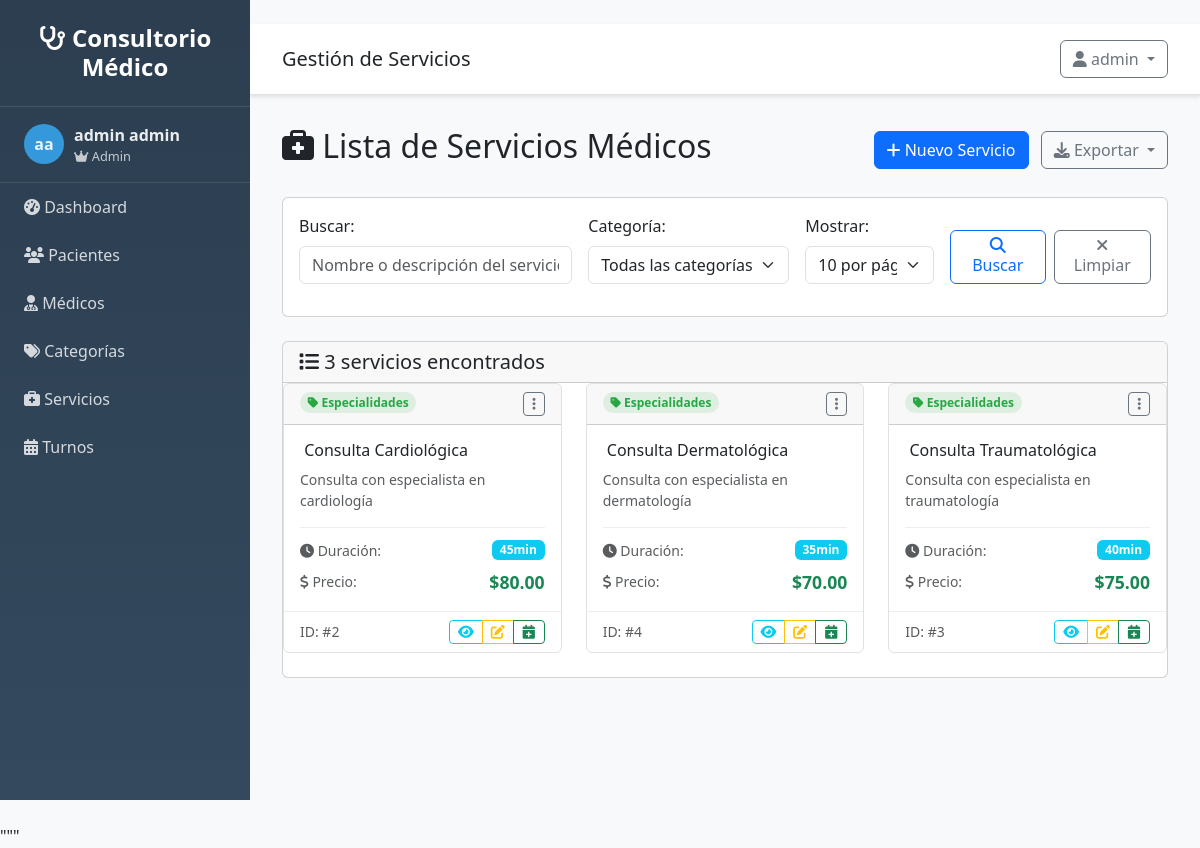
The page /servicios/por-categoria/2 (signed in) on the database as committed earlier.
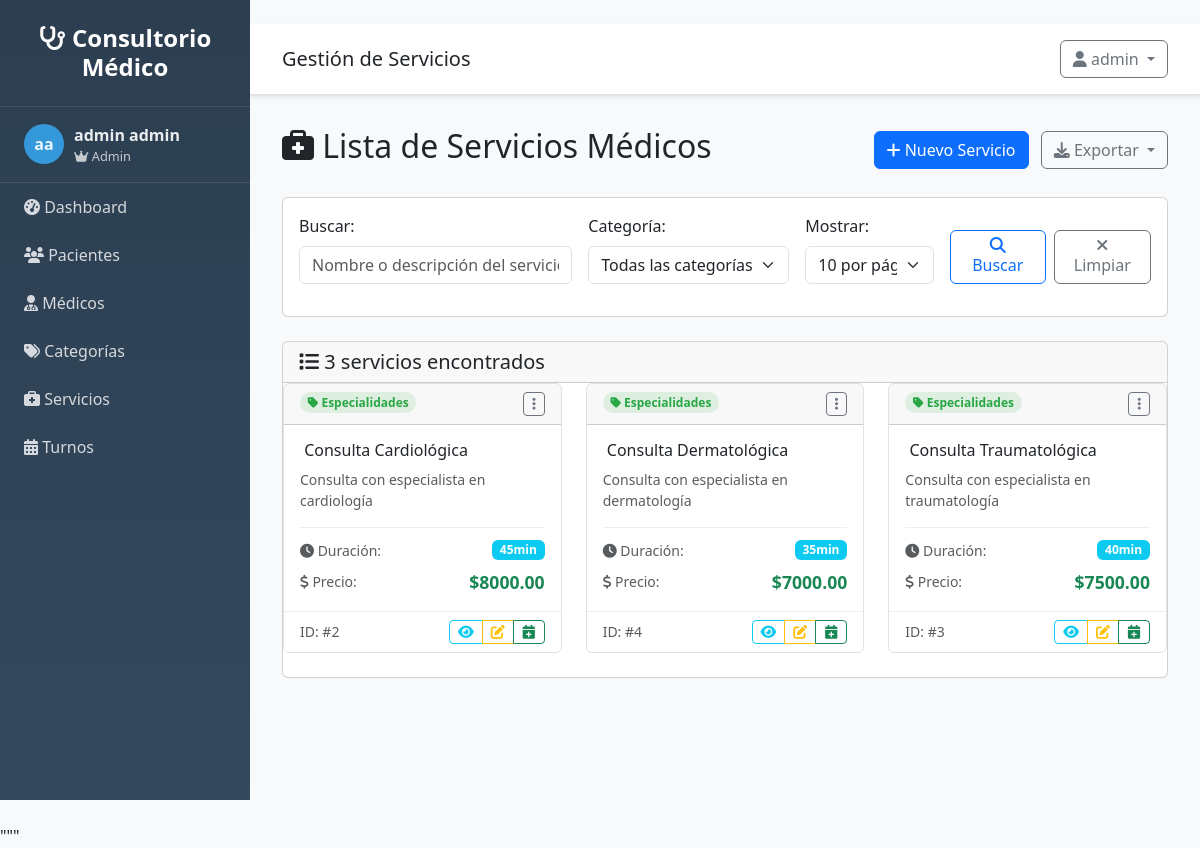
The same page on the database as committed later.
### src/models/servicio.py (models this page shows, shortened)
class Servicio(db.Model):
    __tablename__ = 'servicios'
    id = db.Column(db.Integer, primary_key=True)
    nombre = db.Column(db.String(100), nullable=False)
    descripcion = db.Column(db.Text, nullable=True)
    precio = db.Column(db.Numeric(10, 2), nullable=False, default=0.00)
    duracion = db.Column(db.Integer, nullable=False, default=60)  # duración en minutos
    activo = db.Column(db.Boolean, default=True)
    fecha_creacion = db.Column(db.DateTime, default=datetime.utcnow)
    categoria_id = db.Column(db.Integer, db.ForeignKey('categorias.id'), nullable=True)
    turnos = db.relationship('Turno', backref='servicio', lazy=True)

### src/models/categoria.py (models this page shows, shortened)
class Categoria(db.Model):
    __tablename__ = 'categorias'
    id = db.Column(db.Integer, primary_key=True)
    nombre = db.Column(db.String(100), nullable=False, unique=True)
    descripcion = db.Column(db.Text, nullable=True)
    color = db.Column(db.String(7), default='#007bff')  # Color hexadecimal
    activo = db.Column(db.Boolean, default=True)
    fecha_creacion = db.Column(db.DateTime, default=datetime.utcnow)
    servicios = db.relationship('Servicio', backref='categoria', lazy=True)

### src/routes/servicios.py (the view)
@servicios_bp.route('/por-categoria/<int:categoria_id>')
@login_required
def por_categoria(categoria_id):
    categoria = CategoriaService.get_categoria_by_id(categoria_id)
    if not categoria:
        flash('Categoría no encontrada', 'error')
        return redirect(url_for('servicios.listar'))
    page = request.args.get('page', 1, type=int)
    per_page = request.args.get('per_page', 10, type=int)
    search = request.args.get('search', '', type=str)
    servicios = ServicioService.get_paginated_servicios(page, per_page, search, categoria_id)
    return render_template('servicios/listar.html',
                         servicios=servicios,
                         categoria=categoria,
                         search=search)

### src/app.py (called while the page is built)
def create_app(config=None):
    app = Flask(__name__,
                template_folder='../templates',
                static_folder='../static')
    if config:
        app.config.update(config)
    else:
        app.config.from_object(Config)
    init_db(app)
    init_auth(app)
    @app.context_processor
    def inject_user():
        from flask_login import current_user
        return dict(
            current_user=current_user,
            today=date.today(),
            now=datetime.now()
        )
    register_blueprints(app)
    register_template_filters(app)
    register_error_handlers(app)
    @app.route('/')
    def root():
        if current_user.is_authenticated:
            return redirect(url_for('main.index'))
        return redirect(url_for('auth.login'))
    return app

### src/auth.py (called while the page is built)
@login_manager.user_loader
def load_user(user_id):
    try:
        from src.models.usuario import Usuario
        return Usuario.query.get(int(user_id))
    except:
        return None

### src/models/usuario.py (called while the page is built)
    @property
    def nombre_completo(self):
        return f"{self.nombre} {self.apellido}"

    def is_admin(self):
        return self.rol == 'admin'

### templates/servicios/listar.html (shortened to what the changed rows need)
{% extends "base.html" %}
{% block content %}
<div class="d-flex justify-content-between align-items-center mb-4">
    <h2>
        <i class="fas fa-briefcase-medical"></i> Lista de Servicios Médicos
    </h2>
</div>
<div class="card">
    <div class="card-body p-0">
        {% if servicios and servicios.items %}
            <div class="row">
                {% for servicio in servicios.items %}
                <div class="col-md-6 col-lg-4 mb-4">
                    <div class="card service-card h-100">
                        <div class="card-header d-flex justify-content-between align-items-start">
                            <div>
                                {% if servicio.categoria %}
                                    <span class="badge category-badge" style="background-color: {{ servicio.categoria.color }}20; color: {{ servicio.categoria.color }};">
                                        <i class="fas fa-tag"></i> {{ servicio.categoria.nombre }}
                                    </span>
                                {% else %}
                                    <span class="badge bg-secondary">
                                        <i class="fas fa-tag"></i> Sin categoría
                                    </span>
                                {% endif %}
                            </div>
                            <div class="dropdown">
                                <button class="btn btn-sm btn-outline-secondary" type="button" data-bs-toggle="dropdown">
                                    <i class="fas fa-ellipsis-v"></i>
                                </button>
                            </div>
                        </div>
                        <div class="card-body">
                            <h6 class="card-title">
                                {{ servicio.nombre }}
                            </h6>
                            {% if servicio.descripcion %}
                                <p class="card-text text-muted small">
                                    {{ servicio.descripcion[:100] }}{% if servicio.descripcion|length > 100 %}...{% endif %}
                                </p>
                            {% endif %}
                            <div class="service-details mt-3">
                                <div class="d-flex justify-content-between align-items-center mb-2">
                                    <span class="text-muted small">
                                        <i class="fas fa-clock"></i> Duración:
                                    </span>
                                    <span class="badge bg-info">{{ servicio.duracion }}min</span>
                                </div>
                                <div class="d-flex justify-content-between align-items-center">
                                    <span class="text-muted small">
                                        <i class="fas fa-dollar-sign"></i> Precio:
                                    </span>
                                    <span class="price-tag">${{ "%.2f"|format(servicio.precio) }}</span>
                                </div>
                            </div>
                        </div>
                        <div class="card-footer bg-transparent">
                            <div class="d-flex justify-content-between align-items-center">
                                <small class="text-muted">
                                    ID: #{{ servicio.id }}
                                </small>
                                <div class="btn-group btn-group-sm">
                                    <a href="{{ url_for('servicios.detalle', id=servicio.id) }}"
                                       class="btn btn-outline-info" title="Ver detalle">
                                        <i class="fas fa-eye"></i>
                                    </a>
                                    <a href="{{ url_for('servicios.editar', id=servicio.id) }}"
                                       class="btn btn-outline-warning" title="Editar">
                                        <i class="fas fa-edit"></i>
                                    </a>
                                    <a href="{{ url_for('turnos.nuevo') }}?servicio_id={{ servicio.id }}"
                                       class="btn btn-outline-success" title="Programar turno">
                                        <i class="fas fa-calendar-plus"></i>
                                    </a>
                                </div>
                            </div>
                        </div>
                    </div>
                </div>
                {% endfor %}
            </div>
        {% endif %}
    </div>
</div>
{% endblock %}

Rows that differ between the two databases and show on the page:
changed Servicio "Consulta Cardiológica": precio "80.00" → "8000.00"
changed Servicio "Consulta Dermatológica": precio "70.00" → "7000.00"
changed Servicio "Consulta Traumatológica": precio "75.00" → "7500.00"
